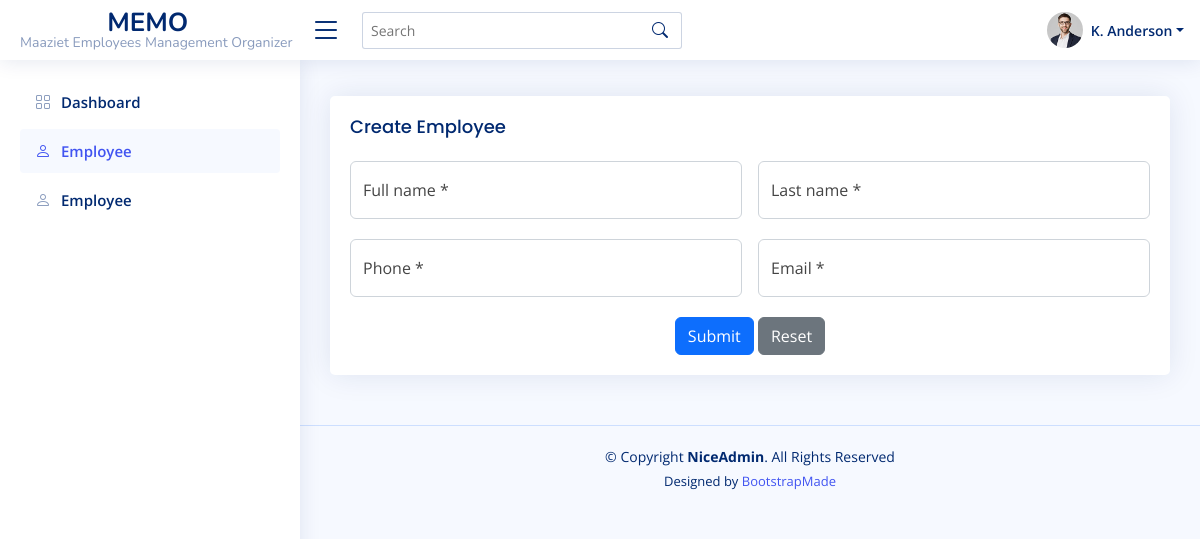
/update-employee/84, run on an earlier commit of the app's database.
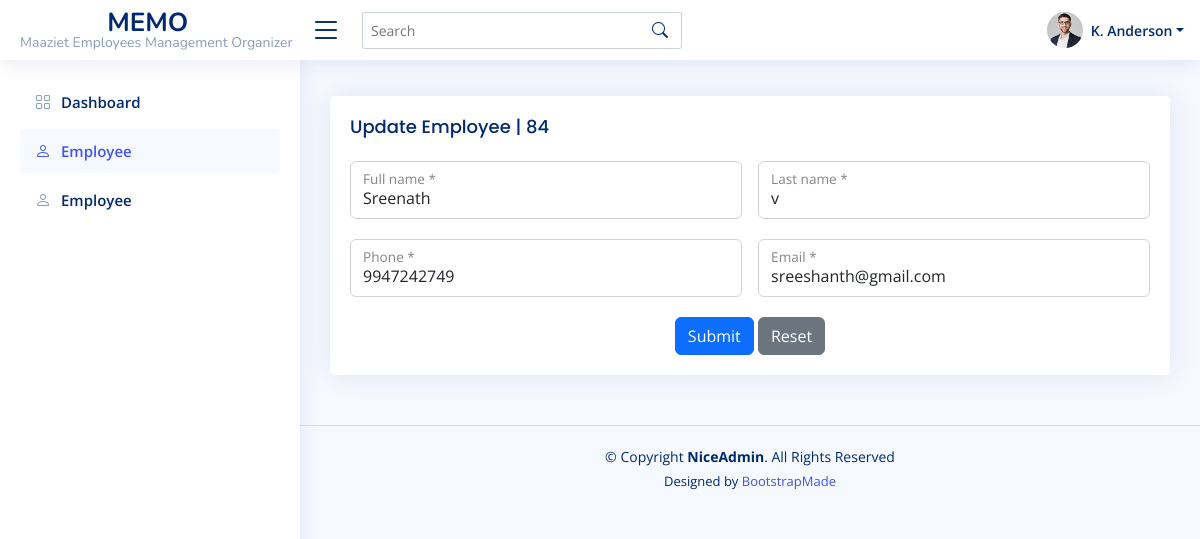
And on a later commit of the database.
### employee_app/models.py (models this page shows)
class Employee(BaseContent):
    full_name = models.CharField(max_length=100,null=True)
    last_name = models.CharField(max_length = 100, null = True)
    phone = models.CharField(max_length = 100, null = True)
    email = models.EmailField()

### employee_app/views.py (the view, shortened to what this page needs)
# urls.py: path('update-employee/<str:pk>',views.employee_manage,name='update-employee'),
def employee_manage(request,**kwargs):
    employee = get_objects_or_none(Employee,id=kwargs.get('pk'))
    form = EmployeeForm(instance = employee)
    nav_item = 'employee_nav'
    form_title = "Create Employee" if employee is None else f"Update Employee | {employee}"
    return render(request,'manage_employee.html',locals())

### employee_app/forms.py (shortened to what this page needs)
class EmployeeForm(forms.ModelForm):
    def __init__(self, *args, **kwargs):
        super(EmployeeForm, self).__init__(*args, **kwargs)
        for name in self.fields.keys():
            self.fields[name].widget.attrs.update({
                'class':'form-control',
                'placeholder':self.fields[name].label,
            })
    class Meta:
        model = Employee
        fields = ['full_name','last_name','phone','email']

### maaziet_employee/utils.py (called while the page is built)
def get_objects_or_none(model,**kwargs):
    try:
        return get_object_or_404(model,**kwargs)
    except:
        return None

    def __str__(self):
        return str(getattr(self, self.display_name, '') or self.id)

### employee_app/templates/manage_employee.html (shortened to what this page needs)
{% extends 'index_page.html' %}
{% load static %}
{% block container %}
<div class="card">
    <div class="card-body">
        <h5 class="card-title">{{form_title}}</h5>
            {% include 'main_forms.html' with form_method='post' %}
        </div>
    </div>
{% endblock %}

### templates/main_forms.html (shortened to what this page needs)
<form class="row g-3" method="{{form_method}}">
    {% for field in form %}
    <div class="col-md-6">
        <div class="form-floating">
            {{field}}
            <label for="floatingName">{{field.label}} {%if field.field.required%}*{% endif %}</label>
        </div>
    </div>
    {% endfor %}
    <div class="text-center">
        <button type="submit" class="btn btn-primary">Submit</button>
        <button type="reset" class="btn btn-secondary">Reset</button>
    </div>
</form>

What changed in the data, as far as the page shows it:
added Employee: form "Sreenath" "v" "9947242749" "sreeshanth@gmail.com"
Also different on the page:
text no longer shown: "Create Employee"
text now shown: "Update Employee | 84"
